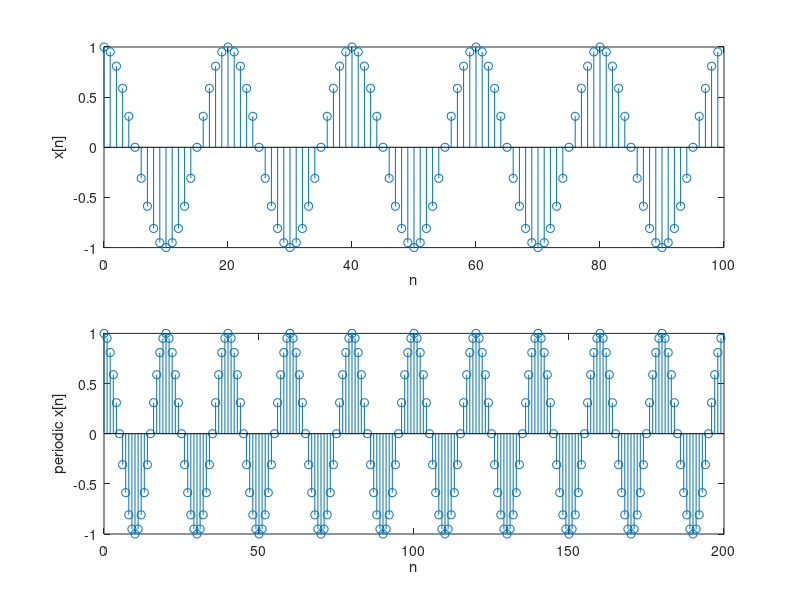
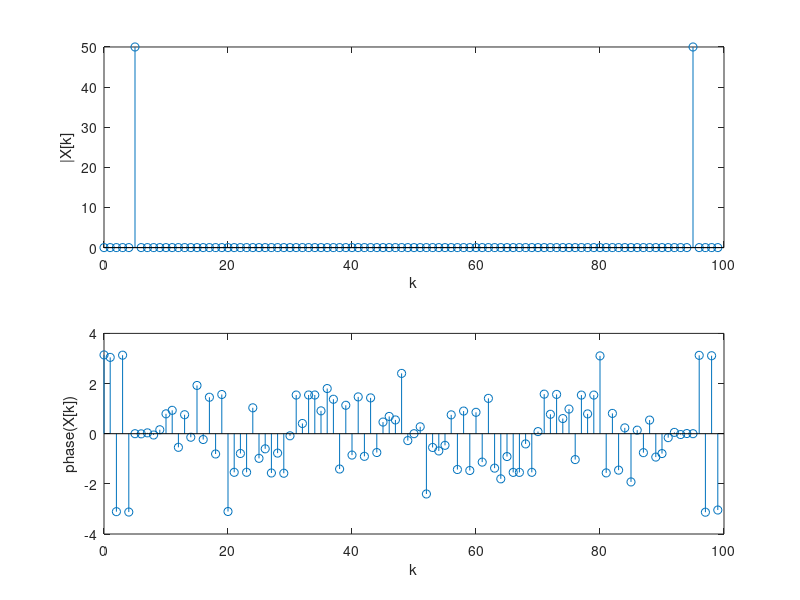

MATLAB code to generate these figures, in order:
% Evaluation of DFT properties


w0=1/10*pi
N=100;

n=0:N-1;
x=cos(w0*n);

figure(1)
subplot(211)
stem(n,x);
xlabel('n')
ylabel('x[n]')

subplot(212)
stem(0:2*N-1,[x, x]);
xlabel('n')
ylabel('periodic x[n]')

X=fft(x);
k=0:N-1;

figure(2)
subplot(211)
stem(k,abs(X))
ylabel('|X[k]')
xlabel('k')

subplot(212)
stem(k,angle(X))
ylabel('phase(X[k])')
xlabel('k')
